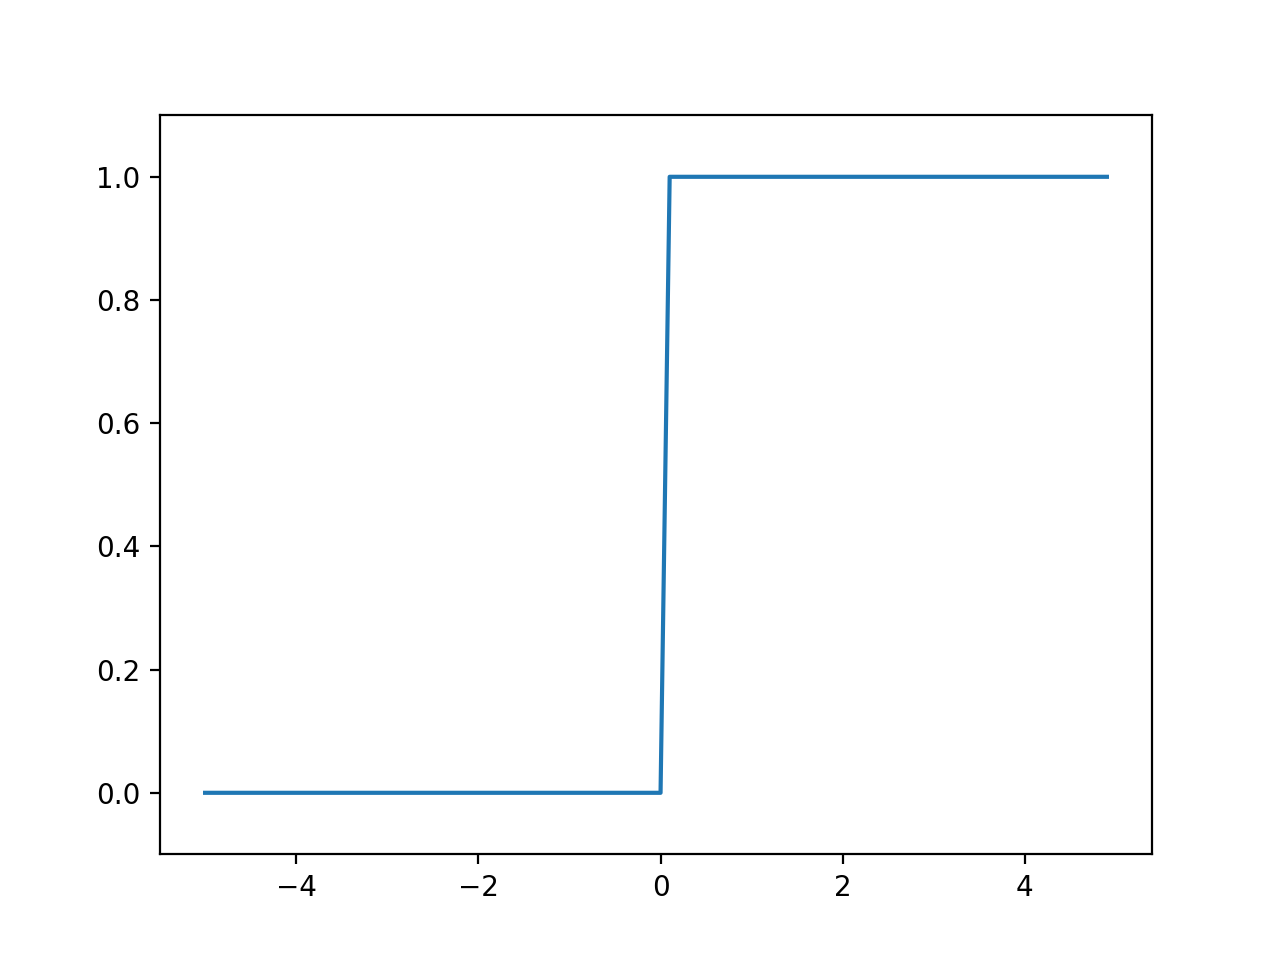

Write Python code to recreate this figure.
import numpy as np
import matplotlib.pylab as plt


def step_function(x):
    return np.array(x > 0, dtype=np.int)


x = np.arange(-5.0, 5.0, 0.1)
y = step_function(x)
# print(y)

plt.plot(x, y)
plt.ylim(-0.1, 1.1)
plt.show()
